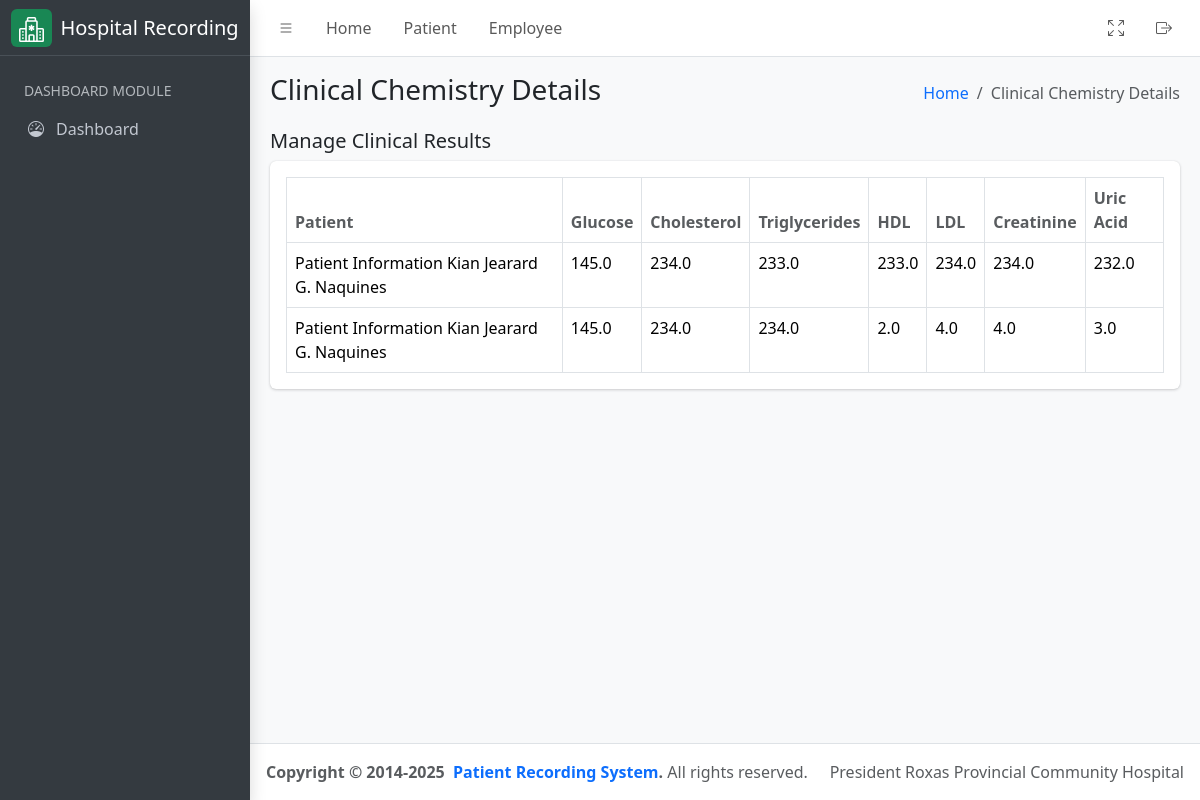
The app's page /laboratory/chemical-chemistry/result, older data.
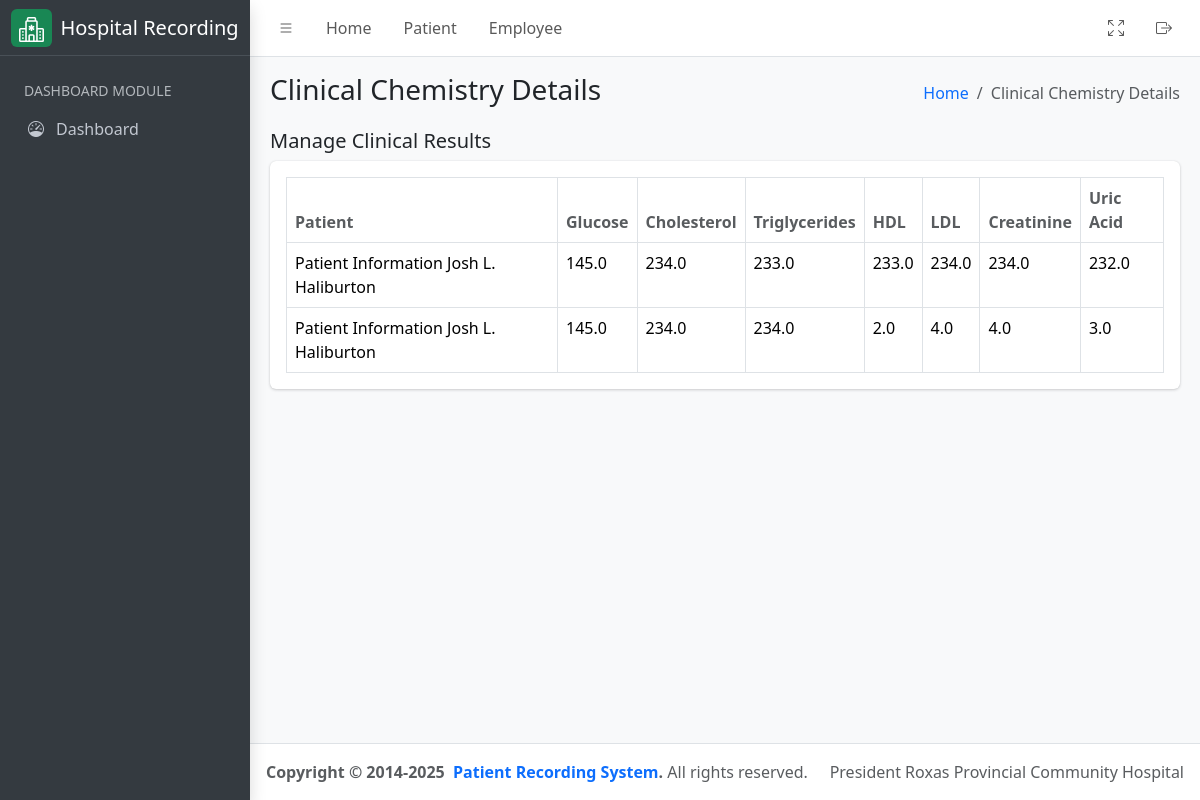
The same page, newer data.
### hospital_app/models.py (models this page shows, shortened)
class ClinicalChemistry(models.Model):
    patient = models.ForeignKey(
        Patient, on_delete=models.CASCADE, related_name="patient_clinical_chemistry"
    )
    glucose = models.FloatField()
    cholesterol = models.FloatField()
    triglycerides = models.FloatField()
    hdl = models.FloatField()
    ldl = models.FloatField()
    creatinine = models.FloatField()
    uric_acid = models.FloatField()
    bun = models.FloatField()
    sgpt = models.FloatField()
    sgot = models.FloatField()
    date = models.DateField(auto_now_add=True)
    re_test = models.BooleanField(
        default=False, help_text="Re-test clinical chemistry results"
    )
    assigned_pathologist = models.ForeignKey(
        User,
        related_name="chemical_chemist_pathologist",
        on_delete=models.CASCADE,
        null=True,
        blank=True,
        limit_choices_to={"groups__name": "Pathologist"},
    )
    assigned_technologist = models.ForeignKey(
        User,
        related_name="chemical_chemist_technologist",
        on_delete=models.CASCADE,
        null=True,
        blank=True,
        limit_choices_to={"groups__name": "Medical Technologist"},
    )
    class Meta:
        verbose_name = "Clinical Chemistry"
        verbose_name_plural = "Clinical Chemistry"
        db_table = "clinical_chemistry"
        ordering = ("date",)

class Patient(models.Model):
    firstname = models.CharField(max_length=255)
    middlename = models.CharField(max_length=255, null=False, blank=True)
    lastname = models.CharField(max_length=255)
    age = models.PositiveIntegerField()
    sex = models.CharField(
        max_length=10, choices=(("Male", "Male"), ("Female", "Female"))
    )
    physician = models.ForeignKey(
        User,
        related_name="physician",
        limit_choices_to={"groups__name": "Physician"},
        on_delete=models.CASCADE,
    )
    room_number = models.PositiveIntegerField()
    sample_type = models.CharField(max_length=255)
    time_of_collection = models.TimeField()
    date_of_collection = models.DateField()
    sars_result = models.CharField(max_length=255)
    date = models.DateField(auto_now_add=True)
    assigned_pathologist = models.ForeignKey(
        User,
        related_name="patient_pathologist",
        on_delete=models.CASCADE,
        null=True,
        blank=True,
        limit_choices_to={"groups__name": "Pathologist"},
    )
    assigned_technologist = models.ForeignKey(
        User,
        related_name="patient_technologist",
        on_delete=models.CASCADE,
        null=True,
        blank=True,
        limit_choices_to={"groups__name": "Medical Technologist"},
    )
    patient_type = models.CharField(
        max_length=100,
        default="In Patient",
        choices=(
            ("In Patient", "In Patient"),
            ("Out Patient", "Out Patient"),
        ),
    )
    def get_full_name(self):
        return f"{self.firstname}  { self.middlename[0] + '.' if self.middlename else ''} {self.lastname}"
    def __str__(self) -> str:
        return f"Patient Information {self.get_full_name()}"
    class Meta:
        ordering = ("time_of_collection",)

### hospital_app/views.py (the view)
# urls.py: path('laboratory/chemical-chemistry/result', ClinicalChemistryView.as_view(), name="chemical_chemistry_list"),
class ClinicalChemistryView(ListView):
    template_name = "chemical_chemistry.html"
    queryset = ClinicalChemistry.objects.all().order_by("-date")
    context_object_name = "results"
    def get_context_data(self, **kwargs):
        context = super().get_context_data(**kwargs)
        context["detail_header"] = "Clinical Chemistry Details List"
        context["humberger_header"] = "Clinical Chemistry Details"
        return context

### hospital_app/templatetags/group.py (called while the page is built)
@register.filter
def has_group(user, group_name):
    return user.groups.filter(name=group_name).exists()

### hospital_app/templates/chemical_chemistry.html (shortened to what this page needs)
{% extends './includes/base.html' %}
{% load group %}
{% block content %}
<div class="container-fluid">
    <div class="row">
        <div class="col-md-12">
            <div class="d-flex justify-content-between align-items-center">
                <h5>Manage Clinical Results</h5>
            </div>
            <div class="card mb-4">
                <div class="card-body">
                    <table id="datatable" class="table table-bordered table-hover">
                        <thead>
                            <tr>
                                <th class="text-muted">Patient</th>
                                <th class="text-muted">Glucose</th>
                                <th class="text-muted">Cholesterol</th>
                                <th class="text-muted">Triglycerides</th>
                                <th class="text-muted">HDL</th>
                                <th class="text-muted">LDL</th>
                                <th class="text-muted">Creatinine</th>
                                <th class="text-muted">Uric Acid</th>
                            </tr>
                        </thead>
                        <tbody>
                            {% for result in results %}
                            <tr>
                                <td>{{ result.patient }}</td>
                                <td>{{ result.glucose }}</td>
                                <td>{{ result.cholesterol }}</td>
                                <td>{{ result.triglycerides }}</td>
                                <td>{{ result.hdl }}</td>
                                <td>{{ result.ldl }}</td>
                                <td>{{ result.creatinine }}</td>
                                <td>{{ result.uric_acid }}</td>
                            </tr>
                            {% endfor %}
                        </tbody>
                    </table>
                </div>
            </div>
        </div>
    </div>
</div>
{% endblock %}

Row changes from the older to the newer data that the page shows:
changed through a linked row, ClinicalChemistry (number 1 of 2 on the later page): patient "Patient Information Kian Jearard G. Naquines" → "Patient Information Josh L. Haliburton"
changed through a linked row, ClinicalChemistry (number 2 of 2 on the later page): patient "Patient Information Kian Jearard G. Naquines" → "Patient Information Josh L. Haliburton"
